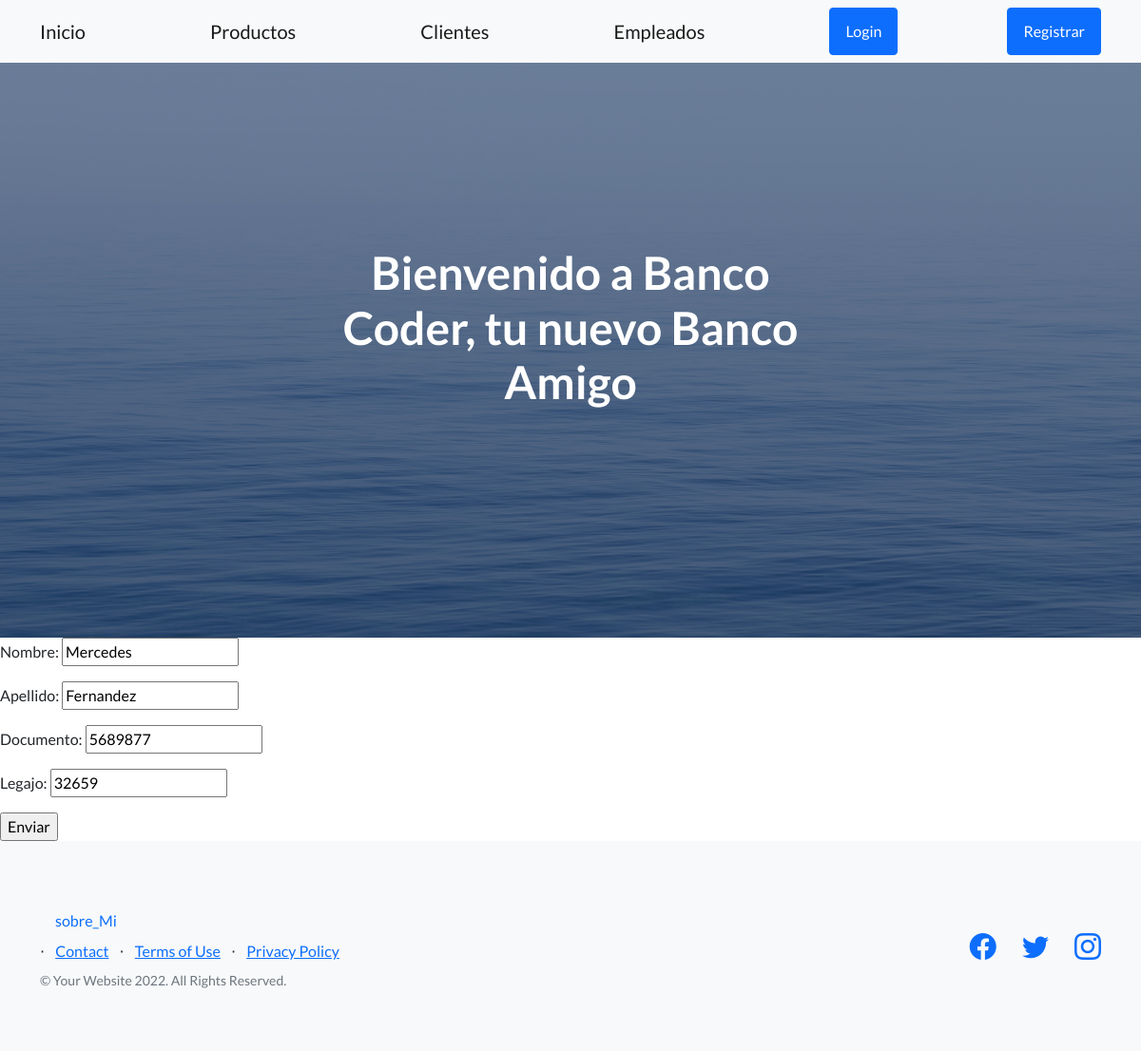
Page /actualizarempleado/9 on the earlier database version.
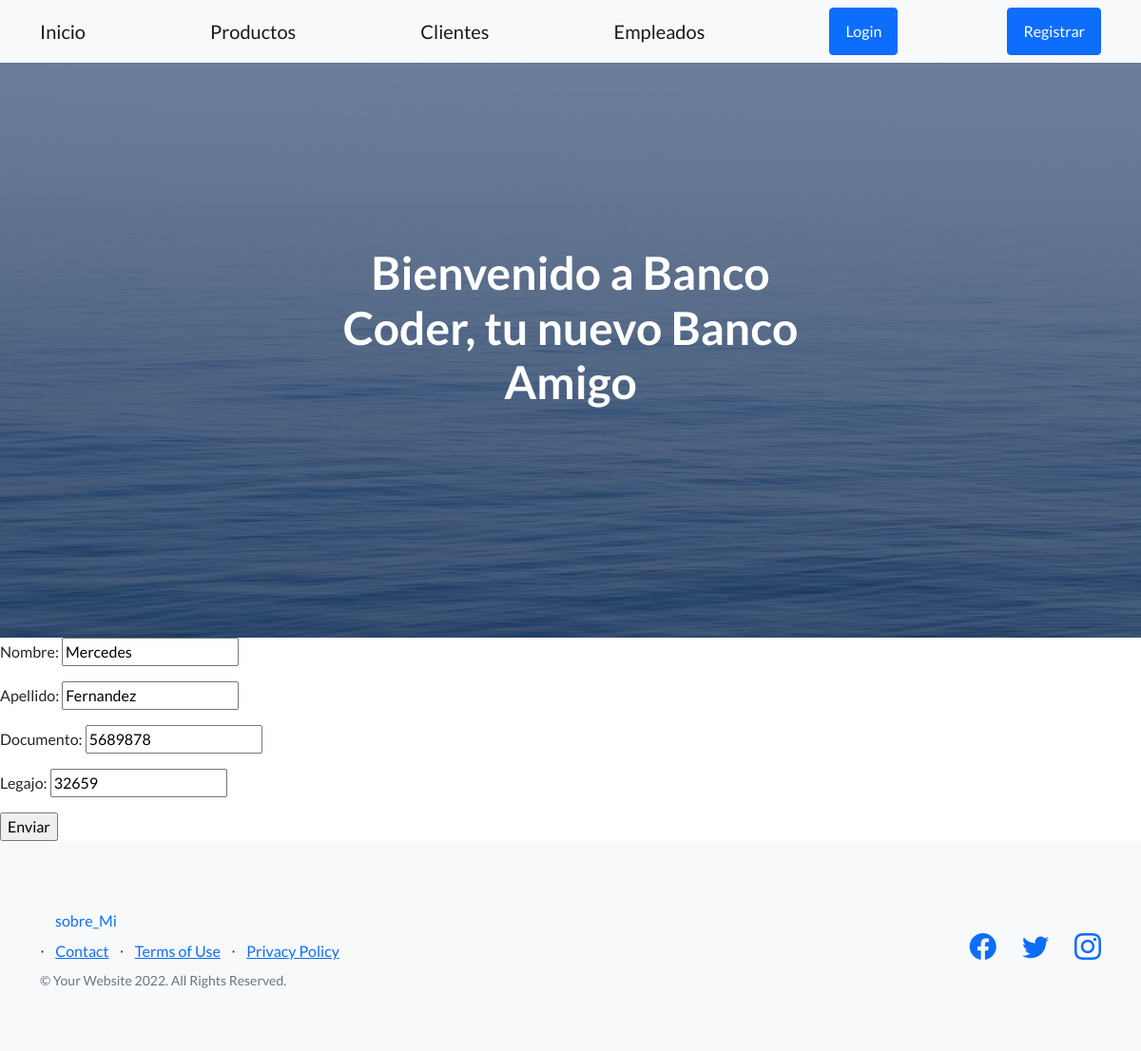
Same page on the later database version.
### Appbank/models.py (models this page shows, shortened)
class Empleado(models.Model):
    nombre = models.CharField(max_length=30)
    apellido = models.CharField(max_length=30)
    documento = models.IntegerField()
    legajo = models.IntegerField()

### Appbank/views.py (the view)
# urls.py: path('actualizarempleado/<pk>', EmpleadoUpdate.as_view(), name="ActualizaEmpleado"),
class EmpleadoUpdate(UpdateView):
    model =  Empleado
    template_name= 'update_empleados.html'
    fields = ('__all__')
    success_url = '/Appbank/'

### Appbank/templates/update_empleados.html
{% extends 'padre.html' %}
{% load static %}
{% block contenidoquecambia %}
    <form method="POST">{% csrf_token %}
        {{form.as_p}}
        <input type="submit" value="Enviar"/>
    </form>
{% endblock contenidoquecambia %}

Differences in the rows shown:
changed Empleado "Mercedes": documento "5689877" → "5689878"
